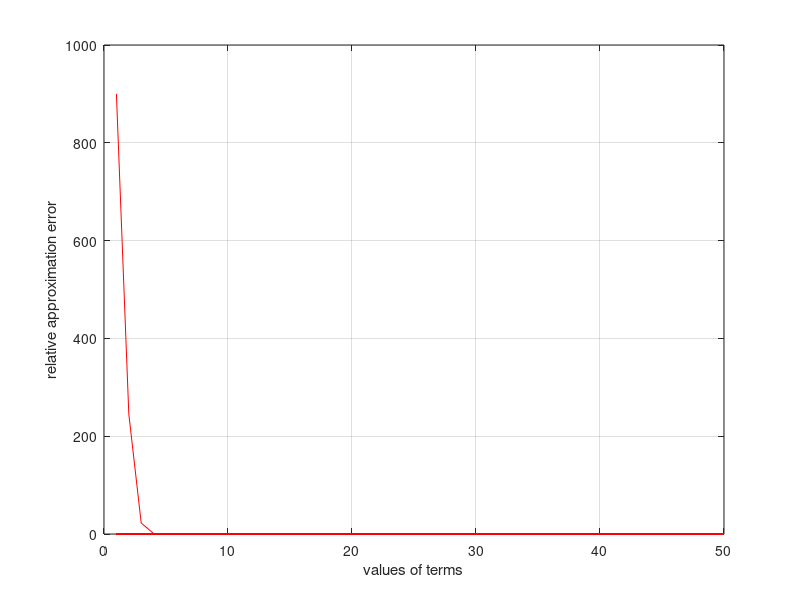

This chart was generated by the following MATLAB code:
function rl_err_1505032()
%problem 1 (number three)
%approximate relative error calculation
x=1.5;
y=1;
term_number=1:50;
%past_apprx=0;
%current_apprx=0;
past_apprx=1;
r_err=zeros(50);
for k=1:50
      y=y+power(-1,k).*(power(x,2*k)./factorial(k*2));
      current_apprx=y;
      %updating current approximation
      r_err(k)=abs((current_apprx-past_apprx)./current_apprx).*100;
      past_apprx=current_apprx;
      %updating past approximation

    
end
plot(term_number,r_err,'r');
xlabel('values of terms') % x-axis label
ylabel('relative approximation error') % y-axis label
grid;
end